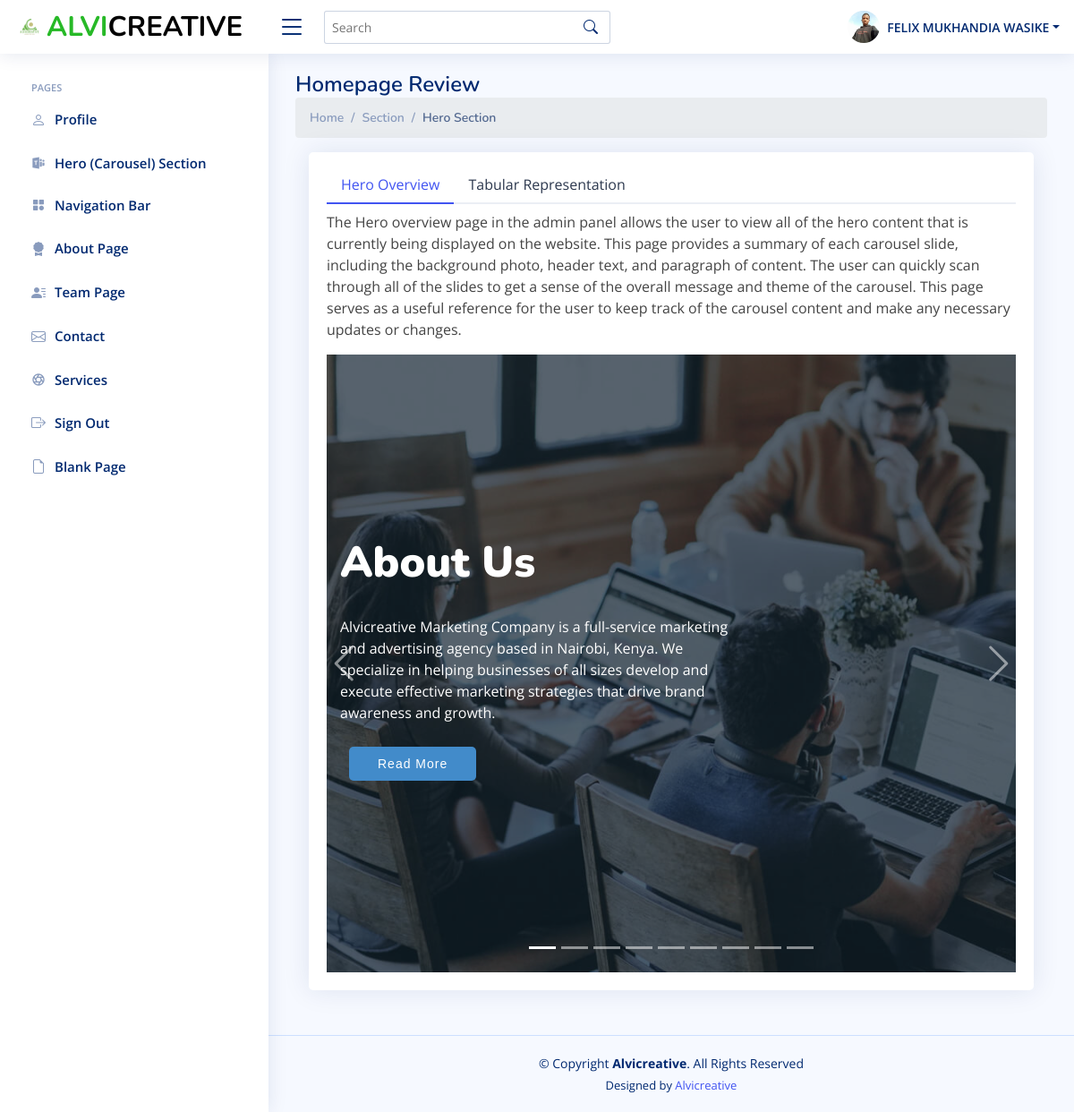
Page /hero.php (signed in) on the committed database.
### tables this page shows
CREATE TABLE `team` (
  `TeamId` int(255) NOT NULL,
  `FullName` varchar(255) NOT NULL,
  `Email` varchar(255) NOT NULL,
  `Username` varchar(255) NOT NULL,
  `Password` varchar(255) NOT NULL,
  `About` mediumtext NOT NULL,
  `Role` varchar(255) NOT NULL,
  `PhoneNumber` varchar(255) NOT NULL,
  `Address` varchar(255) NOT NULL,
  `Twitter` varchar(255) NOT NULL,
  `Facebook` varchar(255) NOT NULL,
  `Instagram` varchar(255) NOT NULL,
  `LinkedIn` varchar(255) NOT NULL,
  `Photo` varchar(255) NOT NULL
);

CREATE TABLE `hero` (
  `HeroId` int(11) NOT NULL,
  `Name` varchar(255) NOT NULL,
  `Header` varchar(255) NOT NULL,
  `ParagraphText` text NOT NULL,
  `Photo` varchar(255) NOT NULL
);

### hero.php (the view, shortened to what this page needs)
<!DOCTYPE html>
<html lang="en">
<head>
<head>
  <?php include('links.php') ?>
  <link rel="stylesheet" href="https://cdnjs.cloudflare.com/ajax/libs/animate.css/4.0.0/animate.min.css">
  <link href="assets/css/style.css" rel="stylesheet">
  <link href="assets/css/hero.css" rel="stylesheet">
</head>
<body>
  <?php include "header.php" ?>
  <?php include "sidebar.php" ?>
  <main id="main" class="main">
    <div class="pagetitle">
      <h1>Homepage Review</h1>
      <nav>
        <ol class="breadcrumb">
          <li class="breadcrumb-item"><a href="index.php">Home</a></li>
          <li class="breadcrumb-item">Section</li>
          <li class="breadcrumb-item active">Hero Section</li>
        </ol>
      </nav>
    </div>
        <section class="section profile">
            <div class="col-xl-12">
            <div class="card">
                <div class="card-body pt-3">
                <ul class="nav nav-tabs nav-tabs-bordered">
                    <li class="nav-item">
                    <button class="nav-link active" data-bs-toggle="tab" data-bs-target="#profile-overview">Hero Overview</button>
                    </li>
                    <li class="nav-item">
                    <button class="nav-link" data-bs-toggle="tab" data-bs-target="#profile-settings">Tabular Representation</button>
                    </li>
                </ul>
                <div class="tab-content pt-2">
                    <div class="tab-pane fade show active profile-overview" id="profile-overview">
                      <p>The Hero overview page in the admin panel allows the user to view all of the hero content that is currently being displayed on the website. This page provides a summary of each carousel slide, including the background photo, header text, and paragraph of content. The user can quickly scan through all of the slides to get a sense of the overall message and theme of the carousel. This page serves as a useful reference for the user to keep track of the carousel content and make any necessary updates or changes.</p>
                  <?php
                    $host = "localhost";
                    $user = "root";
                    $password = "";
                    $dbname = "alvicreative";
                    $conn = mysqli_connect($host, $user, $password, $dbname);
                    ?>
                    <section id="hero">
                    <div class="hero-container">
                      <div id="heroCarousel" class="carousel slide carousel-fade" data-bs-ride="carousel" data-bs-interval="6000">
                        <ol class="carousel-indicators" id="hero-carousel-indicators"></ol>
                        <div class="carousel-inner" role="listbox">
                          <?php
                          $sql = "SELECT * FROM hero";
                          $result = mysqli_query($conn, $sql);
                          if (mysqli_num_rows($result) > 0) {
                            $i = 0;
                            while($row = mysqli_fetch_assoc($result)) {
                              if ($i == 0) {
                                $class = "carousel-item active";
                              } else {
                                $class = "carousel-item";
                              }
                              $i++;
                        ?>
                        <div class="<?php echo $class; ?>" id="HeroPhoto<?php echo $row['HeroId'] ?>" style="background-image: url('assets/img/slide/<?php echo $row["Photo"] ?>');">
                          <div class="carousel-container">
                            <div class="carousel-content container">
                              <h2 class="animate__animated animate__fadeInDown" id="HeroHeader<?php echo $row['HeroId'] ?>"> <?php echo  $row["Header"] ?> </span></h2>
                              <p class="animate__animated animate__fadeInUp" id="TableParagraphText<?php echo $row['HeroId'] ?>"> <?php echo  $row["ParagraphText"] ?></p>
                              <a href="#about" class="btn-get-started animate__animated animate__fadeInUp scrollto">Read More</a>
                            </div>
                          </div>
                        </div>
                        <?php
                            }
                          }
                        ?>
                        </div>
                        <a class="carousel-control-prev" href="#heroCarousel" role="button" data-bs-slide="prev">
                          <span class="carousel-control-prev-icon bi bi-chevron-left" aria-hidden="true"></span>
                        </a>
                        <a class="carousel-control-next" href="#heroCarousel" role="button" data-bs-slide="next">
                          <span class="carousel-control-next-icon bi bi-chevron-right" aria-hidden="true"></span>
                        </a>
                      </div>
                    </div>
                   </section>
                    </div>
                </div>
                </div>
            </div>
            </div>
        </section>
</main>
  <footer id="footer" class="footer">
    <div class="copyright">
      &copy; Copyright <strong><span>Alvicreative</span></strong>. All Rights Reserved
    </div>
    <div class="credits">
      Designed by <a href="https://alvicreativemarketinghub.com/">Alvicreative</a>
    </div>
  </footer>
</body>
</html>

### header.php (shortened to what this page needs)
<?php
    $conn = mysqli_connect("localhost", "root", "", "alvicreative");
    $UserId = $_SESSION['UserId'];
    $sql = "SELECT * FROM team WHERE TeamId = $UserId";
    $result = mysqli_query($conn, $sql);
    if (mysqli_num_rows($result) > 0) {
        while($team = mysqli_fetch_assoc($result)){
          $Photo = $team['Photo'];
          $FullName = $team['FullName'];
      ?>
<header id="header" class="header fixed-top d-flex align-items-center">
<div class="d-flex align-items-center justify-content-between">
    <a href="index.html" class="logo d-flex align-items-center">
      <img src="assets/img/Alvi-logo.png" alt="">
      <span class="d-none d-lg-block"><span style="color:rgb(39, 185, 39);font-size:larger">ALVI</span><span style="color:black; font-size: larger;">CREATIVE</span></span>
    </a>
    <i class="bi bi-list toggle-sidebar-btn"></i>
  </div>
  <div class="search-bar">
    <form class="search-form d-flex align-items-center" method="POST" action="#">
      <input type="text" name="query" placeholder="Search" title="Enter search keyword">
      <button type="submit" title="Search"><i class="bi bi-search"></i></button>
    </form>
  </div>
  <nav class="header-nav ms-auto">
    <ul class="d-flex align-items-center">
      <li class="nav-item dropdown pe-3">
      <a class="nav-link nav-profile d-flex align-items-center pe-0" href="#" data-bs-toggle="dropdown">
          <img src="assets/img/team/<?php echo $Photo ?> " alt="Profile" class="rounded-circle" id="headerPhoto">
          <span class="d-none d-md-block dropdown-toggle ps-2"><?php echo $FullName ?></span>
        </a>
      </li>
    </ul>
  </nav>
</header>
<?php
        }
      }else{
        echo "Error" .mysqli_error($conn);
      }
?>

### assets/css/style.css (style rules this page uses)
:root { scroll-behavior: smooth; }
body { font-family: "Open Sans", sans-serif; background: #f6f9ff; color: #444444; }
a { color: #4154f1; text-decoration: none; }
h1, h2, h3, h4, h5, h6 { font-family: "Nunito", sans-serif; }
#main { margin-top: 60px; padding: 20px 30px; transition: all 0.3s; }
.pagetitle { margin-bottom: 10px; }
.pagetitle h1 { font-size: 24px; margin-bottom: 0; font-weight: 600; color: #012970; }
.card { margin-bottom: 30px; border: none; border-radius: 5px; box-shadow: 0px 0 30px rgba(1, 41, 112, 0.1); }
.card-body { padding: 0 20px 20px 20px; }
.breadcrumb { font-size: 14px; font-family: "Nunito", sans-serif; color: #899bbd; font-weight: 600; }
.breadcrumb a { color: #899bbd; transition: 0.3s; }
.breadcrumb .breadcrumb-item::before { color: #899bbd; }
.breadcrumb .active { color: #51678f; font-weight: 600; }
.nav-tabs-bordered { border-bottom: 2px solid #ebeef4; }
.nav-tabs-bordered .nav-link { margin-bottom: -2px; border: none; color: #2c384e; }
.nav-tabs-bordered .nav-link.active { background-color: #fff; color: #4154f1; border-bottom: 2px solid #4154f1; }
.logo { line-height: 1; }
@media (min-width: 1200px) { .logo { width: 280px; } }
.logo img { max-height: 26px; margin-right: 6px; }
.logo span { font-size: 26px; font-weight: 700; color: #012970; font-family: "Nunito", sans-serif; }
.header { transition: all 0.5s; z-index: 997; height: 60px; box-shadow: 0px 2px 20px rgba(1, 41, 112, 0.1); background-color: #fff; padding-left: 20px; }
.header .toggle-sidebar-btn { font-size: 32px; padding-left: 10px; cursor: pointer; color: #012970; }
.header .search-bar { min-width: 360px; padding: 0 20px; }
.header .search-form { width: 100%; }
.header .search-form input { border: 0; font-size: 14px; color: #012970; border: 1px solid rgba(1, 41, 112, 0.2); padding: 7px 38px 7px 8px; border-radius: 3px; transition: 0.3s; width: 100%; }
.header .search-form button { border: 0; padding: 0; margin-left: -30px; background: none; }
.header .search-form button i { color: #012970; }
.header-nav ul { list-style: none; }
.header-nav>ul { margin: 0; padding: 0; }
.header-nav .nav-profile { color: #012970; }
.header-nav .nav-profile img { max-height: 36px; }
.header-nav .nav-profile span { font-size: 14px; font-weight: 600; }
@media (min-width: 1200px) { #main, #footer { margin-left: 300px; } }
.footer { padding: 20px 0; font-size: 14px; transition: all 0.3s; border-top: 1px solid #cddfff; }
.footer .copyright { text-align: center; color: #012970; }
.footer .credits { padding-top: 5px; text-align: center; font-size: 13px; color: #012970; }

### rows in the picture
team: Photo (picture), FullName "FELIX MUKHANDIA WASIKE"
hero: Photo (picture), Header "About Us", ParagraphText "Alvicreative Marketing Company is a full-service marketing and advertising agency based in Nairobi, Kenya. We specialize in helping businesses of all sizes develop and execute effective marketing strategies that drive brand awareness and growth."
